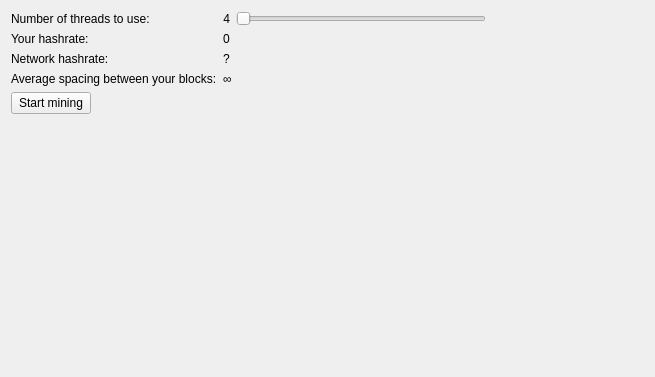
<?xml version="1.0" encoding="UTF-8"?>
<ui version="4.0">
 <class>MiningPage</class>
 <widget class="QWidget" name="MiningPage">
  <property name="geometry">
   <rect>
    <x>0</x>
    <y>0</y>
    <width>655</width>
    <height>377</height>
   </rect>
  </property>
  <property name="windowTitle">
   <string>Form</string>
  </property>
  <layout class="QVBoxLayout" name="verticalLayout">
   <item>
    <layout class="QHBoxLayout" name="horizontalLayout">
     <item>
      <layout class="QGridLayout" name="gridLayout">
       <item row="0" column="1">
        <layout class="QHBoxLayout" name="horizontalLayout_2">
         <item>
          <widget class="QLabel" name="labelNCores">
           <property name="text">
            <string>4</string>
           </property>
           <property name="alignment">
            <set>Qt::AlignRight|Qt::AlignTrailing|Qt::AlignVCenter</set>
           </property>
          </widget>
         </item>
         <item>
          <widget class="QSlider" name="sliderCores">
           <property name="minimumSize">
            <size>
             <width>250</width>
             <height>0</height>
            </size>
           </property>
           <property name="orientation">
            <enum>Qt::Horizontal</enum>
           </property>
          </widget>
         </item>
        </layout>
       </item>
       <item row="3" column="0">
        <widget class="QLabel" name="label_3">
         <property name="text">
          <string>Average spacing between your blocks:</string>
         </property>
        </widget>
       </item>
       <item row="1" column="0">
        <widget class="QLabel" name="label_2">
         <property name="text">
          <string>Your hashrate:</string>
         </property>
        </widget>
       </item>
       <item row="2" column="0">
        <widget class="QLabel" name="label_4">
         <property name="text">
          <string>Network hashrate:</string>
         </property>
        </widget>
       </item>
       <item row="0" column="0">
        <widget class="QLabel" name="label">
         <property name="text">
          <string>Number of threads to use:</string>
         </property>
        </widget>
       </item>
       <item row="1" column="1">
        <widget class="QLabel" name="labelYourHashrate">
         <property name="text">
          <string>0</string>
         </property>
        </widget>
       </item>
       <item row="2" column="1">
        <widget class="QLabel" name="labelNethashrate">
         <property name="text">
          <string>?</string>
         </property>
        </widget>
       </item>
       <item row="3" column="1">
        <widget class="QLabel" name="labelNextBlock">
         <property name="text">
          <string>∞</string>
         </property>
        </widget>
       </item>
      </layout>
     </item>
     <item>
      <spacer name="horizontalSpacer">
       <property name="orientation">
        <enum>Qt::Horizontal</enum>
       </property>
       <property name="sizeHint" stdset="0">
        <size>
         <width>40</width>
         <height>20</height>
        </size>
       </property>
      </spacer>
     </item>
    </layout>
   </item>
   <item>
    <layout class="QHBoxLayout" name="horizontalLayout_3">
     <item>
      <widget class="QPushButton" name="pushSwitchMining">
       <property name="text">
        <string>Start mining</string>
       </property>
      </widget>
     </item>
     <item>
      <spacer name="horizontalSpacer_2">
       <property name="orientation">
        <enum>Qt::Horizontal</enum>
       </property>
       <property name="sizeHint" stdset="0">
        <size>
         <width>40</width>
         <height>20</height>
        </size>
       </property>
      </spacer>
     </item>
    </layout>
   </item>
   <item>
    <spacer name="verticalSpacer">
     <property name="orientation">
      <enum>Qt::Vertical</enum>
     </property>
     <property name="sizeHint" stdset="0">
      <size>
       <width>20</width>
       <height>40</height>
      </size>
     </property>
    </spacer>
   </item>
  </layout>
 </widget>
 <resources/>
 <connections/>
</ui>
